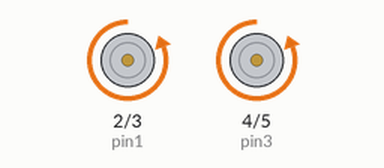
A sketch run on a simulated Arduino Uno, built with avr-gcc and run on an emulated ATmega328P. Shown: motor-driver pin pairs drawn as motors (green arrow = first pin HIGH = forward, orange = second pin HIGH = backward, longer = more drive).

Above: at 0.05 s.
Timing chart, 0 to 3.0 s (numbered marks = the images above):
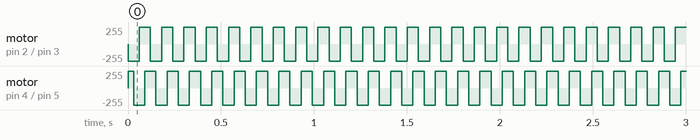

Measured:
- by itself, motor on pin 2 (pin1) / pin 3 (pin2), motor on pin 4 (pin3) / pin 5 (pin4): alternates forward 255/255 for 0.06 s and backward 255/255 for 0.06 s

The sketch:

motor.ino
```cpp
#include "motor.h"

const int pin1 = 2;
const int pin2 = 3;
const int pin3 = 4;
const int pin4 = 5;

void setup(){
    pinMode(pin1, OUTPUT);
    pinMode(pin2, OUTPUT);
    pinMode(pin3, OUTPUT);
    pinMode(pin4, OUTPUT);
}
void loop(){

    moverY(1);

    delay(30);
}
```

motor.h
```cpp
/**
      LIBRERIA MOTOR
  Esta librería maneja todas las variables, constantes, funciones y lógica relacionados con
  el control de los motores a pasos. Su objetivo es separar el código de los motores a pasos
  del código restante, de esta manera evitaremos modificar variables, comportamientos y valores
  de otras librerías

  Reglas:
  El uso de esta librería será dentro de la función `Loop()` de arduino, de modo que la lógica
  realizada aquí deberá de ejecutarse en cada iteración del ciclo principal
  - NO UTILIZAR LA FUNCION DELAY CON RETARDOS MAYORES A .1 SEGUNDOS O DENTRO DE CICLOS WHILE
  - PREFERENTEMENTE EVITAR UTILIZAR CICLOS WHILE
  - UTILIZAR SÓLO LAS SALIDAS DIGITALES QUE TENGAN QUE VER CON LOS MOTORES A PASOS
  - NO ENVIAR MENSAJES POR EL PUERTO SERIAL


*/

// Variables para el movimiento del motor a pasos
  int marchaRotacion = 0;
  int marchaElevacion = 0;
  int ciclosRotacion = 0;
  int ciclosElevacion = 0;
  int pasosRotacion = 0;
  int pasosElevacion = 0;

void Mover(int *marcha, int *ciclos, int *pasos, int direccion){
  *marcha = *marcha + 1;
  *ciclos = *marcha / 4;
  *pasos = (*marcha - (*ciclos * 4)) + 1;

  if (direccion < 0)
  {
    *pasos = 5 - *pasos;
  }
}
void moverMotor(int pasos, int input1, int input2, int input3, int input4){
  switch (pasos)
  {
  case 1:
    digitalWrite(input1, HIGH);
    digitalWrite(input2, LOW);
    digitalWrite(input3, HIGH);
    digitalWrite(input4, LOW);
    break;

  case 2:
    digitalWrite(input1, LOW);
    digitalWrite(input2, HIGH);
    digitalWrite(input3, HIGH);
    digitalWrite(input4, LOW);
    break;

  case 3:
    digitalWrite(input1, LOW);
    digitalWrite(input2, HIGH);
    digitalWrite(input3, LOW);
    digitalWrite(input4, HIGH);
    break;

  case 4:
    digitalWrite(input1, HIGH);
    digitalWrite(input2, LOW);
    digitalWrite(input3, LOW);
    digitalWrite(input4, HIGH);
    break;

  default:
    digitalWrite(input1, LOW);
    digitalWrite(input2, LOW);
    digitalWrite(input3, LOW);
    digitalWrite(input4, LOW);
    break;
  }
}
/**
 * @brief Se moverá el motor para la elevación del sistema
 *
 * @param direccion numero entero que representa la dirección a donde el motor estará moviendose
 */
void moverY(int direccion){

  Mover(&marchaElevacion, &ciclosElevacion, &pasosElevacion, direccion);

  moverMotor(pasosElevacion, 2, 3, 4, 5);

}
/**
 * @brief Se moverá el motor para la rotación del sistema
 *
 */
void moverX(int direccion){

  Mover(&marchaRotacion, &ciclosRotacion, &pasosRotacion, direccion);

  // moverMotor(pasosRotacion, 5, 6, 7, 8);
}
```
